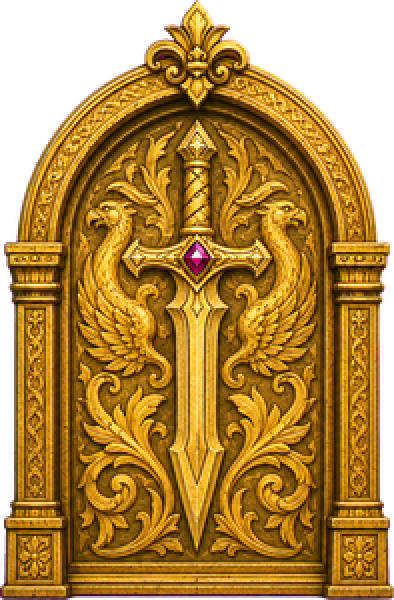
#> input picture dev/model-foundry/faceted-extrusion-gallery/door-source.png, 394 x 600 px, given in place of shield.png, which was not available
$ python build_faceted_icon_gallery.py
#> lines starting #> are read from the running program, lines starting #| are printed output that depends on the picture; after the words box and inside, x2 and y2 are one past the last pixel; in counts of white or black regions, pixels touching at a corner belong together; pictures that were not available may be replaced by others from this repository, and a replacement may not be noted
### dev/model-foundry/build_faceted_extrusion_proof.py
#!/usr/bin/env python3
"""Build an actual A/B/C shield extrusion proof from one deterministic flat source."""

from __future__ import annotations

import json
import math
import os
import sys
from pathlib import Path

TOOLS = Path(os.environ.get("GENESIS_OFFLINE_ART_TOOLS", "/private/tmp/genesis-offline-art-tools"))
sys.path.insert(0, str(TOOLS))

import numpy as np
import cv2
import trimesh
from PIL import Image
from scipy.spatial import Delaunay
from shapely.geometry import Point, Polygon

ROOT = Path(__file__).resolve().parents[2]
OUT = Path(__file__).parent / "faceted-extrusion-proof"
OUT.mkdir(parents=True, exist_ok=True)

BOUNDARY = np.array([
    [0.00321, 1.07000], [-0.09936, 0.95782], [-0.22756, 0.91776],
    [-0.25321, 0.85365], [-0.32372, 0.88571], [-0.36859, 0.82160],
    [-0.42628, 0.80558], [-0.38782, 0.70141], [-0.37500, 0.46103],
    [-0.32372, 0.16455], [-0.26603, 0.06038], [-0.28526, -0.01974],
    [-0.20833, -0.01974], [0.01603, -0.18000], [0.21474, -0.02776],
    [0.29808, -0.00372], [0.27885, 0.07641], [0.34936, 0.28474],
    [0.39423, 0.70942], [0.42628, 0.81359], [0.36859, 0.82962],
    [0.33654, 0.87769], [0.25962, 0.85365], [0.24679, 0.90974],
    [0.11859, 0.94981],
])


def clean_chroma_texture(source: Path, output: Path) -> Path:
    image = Image.open(source).convert("RGBA")
    pixels = np.array(image)
    key = (pixels[:, :, 0] >= 200) & (pixels[:, :, 1] <= 90) & (pixels[:, :, 2] >= 180)
    pixels[key, 3] = 0
    ys, xs = np.where(pixels[:, :, 3] > 96)
    cleaned = Image.fromarray(pixels).crop((int(xs.min()), int(ys.min()), int(xs.max()) + 1, int(ys.max()) + 1))
    scale = max(1, math.ceil(512 / max(cleaned.size)))
    cleaned.resize((cleaned.width * scale, cleaned.height * scale), Image.Resampling.NEAREST).save(output)
    return output


# [5 lines left out: function source_texture, not called in this run]


def uv_for(points: np.ndarray) -> np.ndarray:
    low, high = BOUNDARY.min(axis=0), BOUNDARY.max(axis=0)
    return np.column_stack(((points[:, 0] - low[0]) / (high[0] - low[0]), (points[:, 1] - low[1]) / (high[1] - low[1])))


def boundary_for_texture(texture_path: Path) -> np.ndarray:
    pixels = np.array(Image.open(texture_path).convert("RGBA"))
    mask = np.where(pixels[:, :, 3] > 96, 255, 0).astype(np.uint8)
    contours, _ = cv2.findContours(mask, cv2.RETR_EXTERNAL, cv2.CHAIN_APPROX_NONE)
    contour = max(contours, key=cv2.contourArea)
    epsilon = max(1.5, cv2.arcLength(contour, True) * 0.002)
    points = cv2.approxPolyDP(contour, epsilon, True)[:, 0, :].astype(float)
    min_xy, max_xy = points.min(axis=0), points.max(axis=0)
    height = max(max_xy[1] - min_xy[1], 1.0)
    return np.column_stack((
        (points[:, 0] - (min_xy[0] + max_xy[0]) / 2) / height * 1.25,
        1.07 - (points[:, 1] - min_xy[1]) / height * 1.25,
    ))


def triangulated_points(inner: np.ndarray) -> tuple[np.ndarray, np.ndarray]:
    poly = Polygon(inner)
    points = [*inner.tolist()]
    # Purposeful vertical/radial bands follow the heraldic construction rather than random noise.
    for y in (-0.02, 0.20, 0.43, 0.66, 0.86):
        for x in (-0.36, -0.18, 0.0, 0.18, 0.36):
            jitter = 0.018 * math.sin((x * 19.0) + (y * 13.0))
            p = (x + jitter, y)
            if poly.buffer(-0.035).contains(Point(p)):
                points.append(p)
    points = np.asarray(points, dtype=float)
    tri = Delaunay(points).simplices
    keep = []
    for face in tri:
        centroid = points[face].mean(axis=0)
        if poly.covers(Point(centroid)):
            keep.append(face)
    return points, np.asarray(keep, dtype=int)


def oriented_faces(vertices: np.ndarray, faces: np.ndarray, positive: bool) -> np.ndarray:
    result = faces.copy()
    for i, face in enumerate(result):
        a, b, c = vertices[face]
        normal_z = np.cross(b - a, c - a)[2]
        if (normal_z > 0) != positive:
            result[i] = face[[0, 2, 1]]
    return result


# [31 lines left out: function shell_mesh, not called in this run]


def build_variant(texture_path: Path, mode: str, output_stem: str = "fantasy-shield") -> tuple[Path, dict]:
    depth = 0.10
    bevel = 0.0 if mode == "plain" else 0.018
    # Preserve the exact decorative silhouette on the front. The faceted body recedes behind it.
    inner = BOUNDARY.copy()
    if mode == "plain":
        points = inner.copy()
        candidate_faces = Delaunay(points).simplices
        polygon = Polygon(inner)
        faces = np.asarray([
            face for face in candidate_faces
            if polygon.covers(Point(points[face].mean(axis=0)))
        ], dtype=int)
    else:
        points, faces = triangulated_points(inner)
    z = np.full(len(points), depth / 2)
    if mode == "faceted":
        boundary_count = len(inner)
        for i in range(boundary_count, len(points)):
            x, y = points[i]
            # Purposeful heraldic folds: a central crown with recessed side fields. The boundary,
            # point, and mount plane stay pinned; this is structure, not random triangle noise.
            crown = 0.042 * max(0.0, 1.0 - abs(x) / 0.34)
            lower_taper = 0.72 + 0.28 * max(0.0, min(1.0, (y + 0.08) / 0.88))
            z[i] += crown * lower_taper - 0.009 * abs(x) / 0.34
    vertices = np.column_stack((points, z))
    faces = oriented_faces(vertices, faces, positive=True)
    front = trimesh.Trimesh(vertices=vertices, faces=faces, process=False)
    material = trimesh.visual.material.PBRMaterial(
        name="flat-orthographic-albedo", baseColorTexture=Image.open(texture_path).convert("RGBA"),
        metallicFactor=0.02, roughnessFactor=0.84, alphaMode="MASK", alphaCutoff=0.3,
    )
    front.visual = trimesh.visual.texture.TextureVisuals(uv=uv_for(points), material=material)
    if mode == "faceted":
        front.unmerge_vertices()
        front.fix_normals()
    shell = shell_mesh(depth, bevel, inner, mode == "faceted")
    scene = trimesh.Scene({"orthographic-face": front, "bevel-and-shell": shell})
    output = OUT / f"{output_stem}-{mode}.glb"
    output.write_bytes(trimesh.exchange.gltf.export_glb(scene))
    loaded = trimesh.load(output, force="scene", process=False)
    face_count = sum(len(g.faces) for g in loaded.geometry.values())
    return output, {"faces": face_count, "depth": depth, "bevel": bevel, "reliefAmplitude": 0.0 if mode == "plain" else 0.051}


# [24 lines left out: function main, not called in this run]


# [2 lines that do not run on import are left out]

### dev/model-foundry/build_faceted_icon_gallery.py
#!/usr/bin/env python3
"""Build a Fantasy-only B-treatment gallery from the existing ornate icon corpus."""

from __future__ import annotations

import json
from pathlib import Path

import build_faceted_extrusion_proof as extrusion

ROOT = Path(__file__).resolve().parents[2]
OUT = Path(__file__).parent / "faceted-extrusion-gallery"
OUT.mkdir(parents=True, exist_ok=True)

ASSETS = [
    ("shield", "Shield", "assets/icons/shield.png"),
    ("key", "Key", "assets/icons/key.png"),
    ("book-arcane", "Arcane book", "assets/icons/book-arcane.png"),
    ("banner", "Ceremonial banner", "assets/icons/banner.png"),
    ("medallion", "DM medallion", "assets/icons/medallion-dm.png"),
    ("door", "Arched door", "assets/icons/door-arched.png"),
    ("helm", "Ceremonial helm", "assets/icons/helm.png"),
    ("compass", "Star compass", "assets/icons/compass.png"),
    ("tome", "Tome", "assets/icons/tome.png"),
]


def main() -> None:
    original_boundary = extrusion.BOUNDARY.copy()
    records = []
    for slug, label, relative_source in ASSETS:
        source = ROOT / relative_source
        cleaned = extrusion.clean_chroma_texture(source, OUT / f"{slug}-source.png")
#> in clean_chroma_texture, image is the input picture: PIL image 394x600 RGBA; mean R, G, B, A 130.5, 90.3, 21.2, 202
#> in clean_chroma_texture, `key = (pixels[:, :, 0] >= 200) & (pixels[:, :, 1] <= 90) & (pixels[:, ..`:
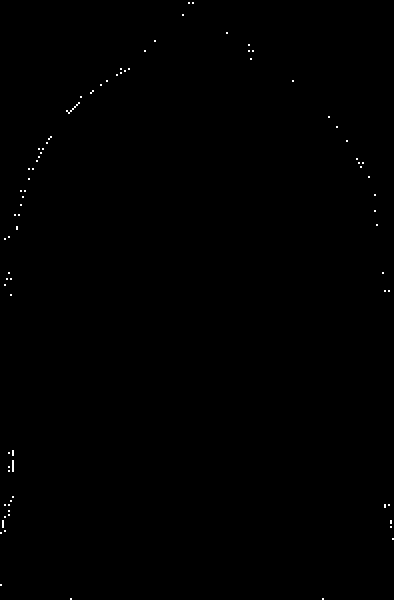
#> key: shape (600, 394) bool; 0.17% white in thin lines or dots
        extrusion.BOUNDARY = extrusion.boundary_for_texture(cleaned)
#> in boundary_for_texture, `mask = np.where(pixels[:, :, 3] > 96, 255, 0).astype(np.uint8)`:
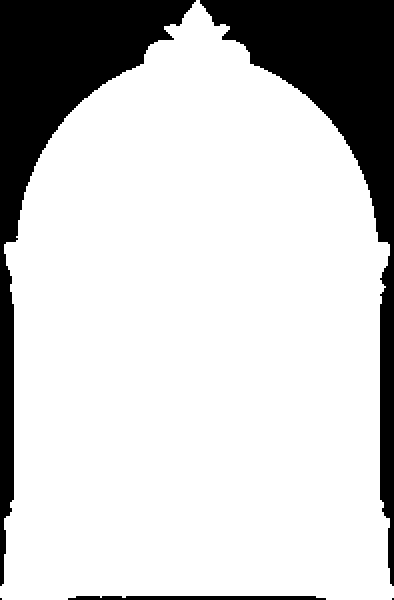
#> mask: shape (600, 394); 79.4% white; 5 black regions (2 under 20 px)
#> in boundary_for_texture, `contours, _ = cv2.findContours(mask, cv2.RETR_EXTERNAL, cv2.CHAIN_APPR..`: contours = 1 contour; box (x1, y1, x2, y2) and area: (0, 0, 394, 600) 186682
#> in boundary_for_texture, `contour = max(contours, key=cv2.contourArea)`: contour = contour of 1922 points, box (x1, y1, x2, y2) (0, 0, 394, 600), area 186682
#> in boundary_for_texture, `epsilon = max(1.5, cv2.arcLength(contour, True) * 0.002)`: epsilon = 4.01
#> in boundary_for_texture, `points = cv2.approxPolyDP(contour, epsilon, True)[:, 0, :].astype(float)`: points = 31 pairs, first value 0 to 391, second value 0 to 599
#> in boundary_for_texture, `min_xy, max_xy = points.min(axis=0), points.max(axis=0)`: min_xy = [0, 0]; max_xy = [391, 599]
#> in boundary_for_texture, `height = max(max_xy[1] - min_xy[1], 1.0)`: height = 599
        output, stats = extrusion.build_variant(cleaned, "faceted", f"gallery-{slug}")
        records.append({
            "id": slug, "label": label, "source": relative_source,
            "output": output.relative_to(ROOT).as_posix(), "style": "B: existing ornate art + faceted extrusion",
            **stats,
        })
    extrusion.BOUNDARY = original_boundary
    report = {
        "schema": "genesis.faceted-extrusion-gallery.v1", "realm": "fantasy",
        "verdict": "QA_PENDING", "runtimeAdmittedCount": 0,
        "intent": "Sample the B treatment across ornate Fantasy silhouettes before any regeneration wave.",
        "assets": records,
    }
    (OUT / "report.json").write_text(json.dumps(report, indent=2) + "\n")
    print(json.dumps({"assets": len(records), "faces": {record["id"]: record["faces"] for record in records}}, indent=2))


if __name__ == "__main__":
    main()
#> (the call stopped at in build_variant, `front = trimesh.Trimesh(vertices=vertices, faces=faces, process=False)`: trimesh is not available in this run)
